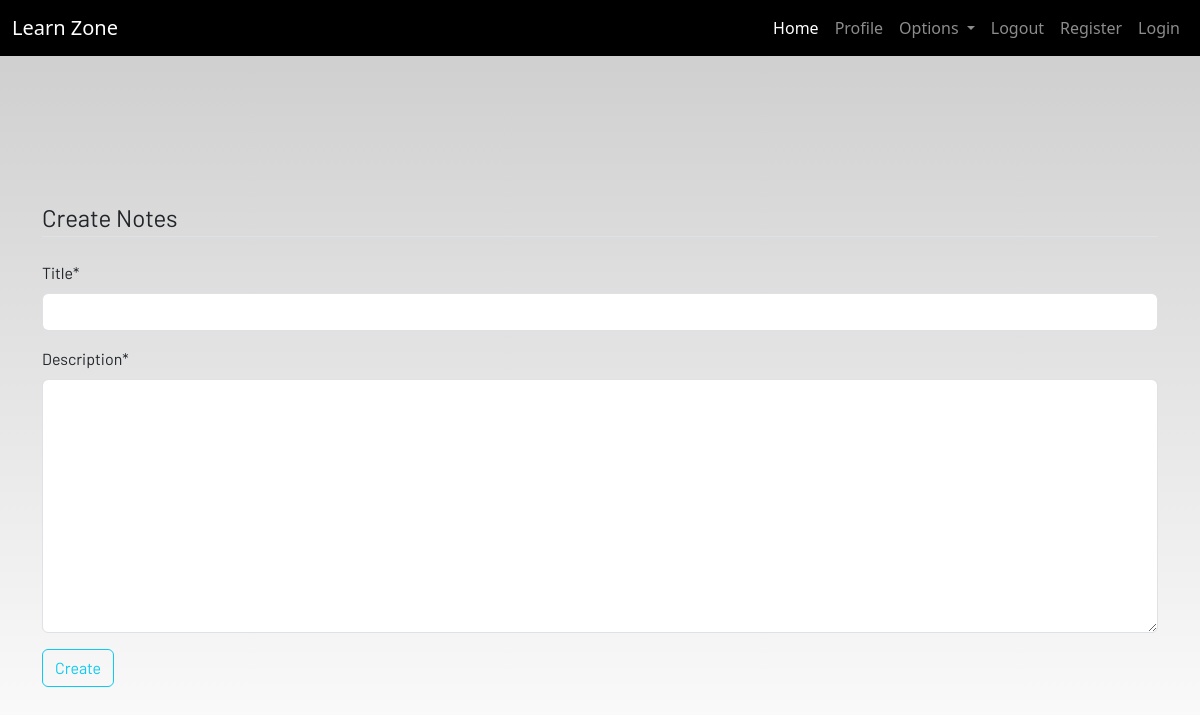
The app's page /notes (signed in), older data.
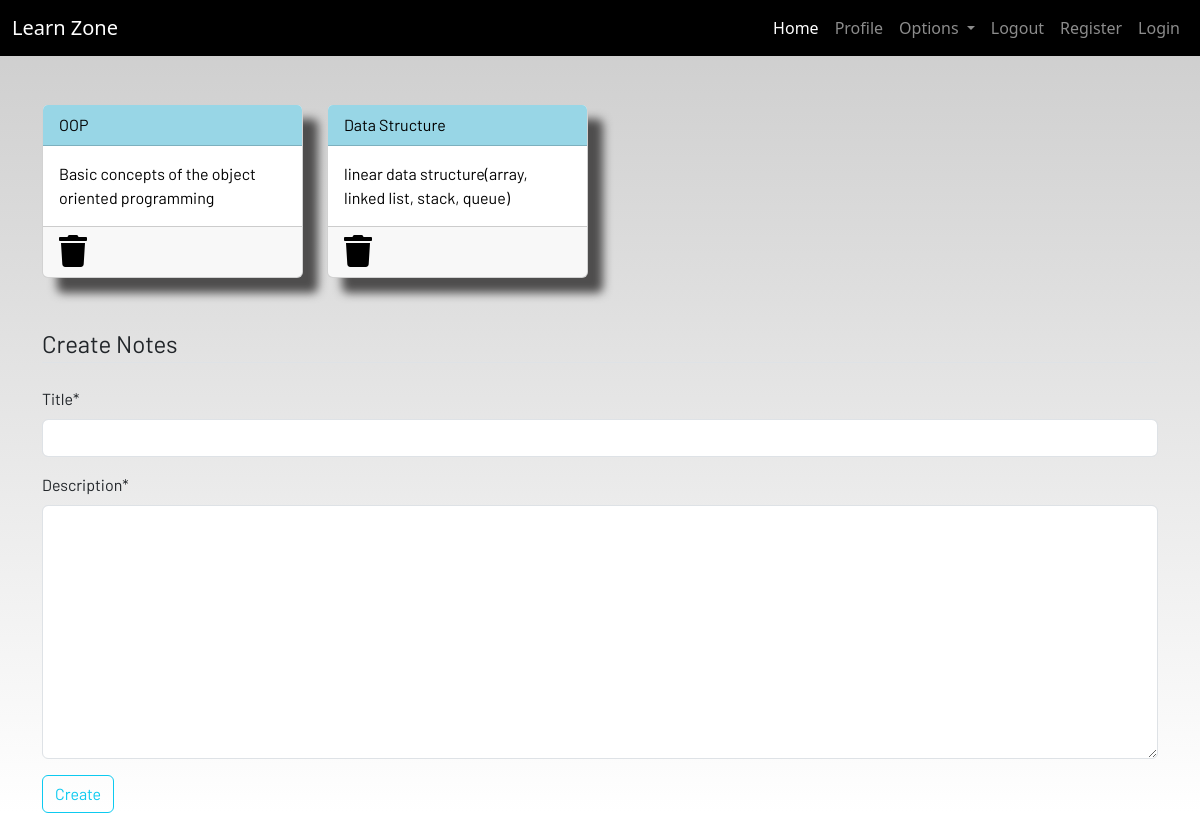
The same page, newer data.
### dashboard/models.py (models this page shows, shortened)
class Notes(models.Model):
    user = models.ForeignKey(User,on_delete=models.CASCADE)
    title = models.CharField(max_length=200)
    description = models.TextField()
    def __str__(self):
            return self.title
    class Meta:
        verbose_name_plural = "notes"

### dashboard/views.py (the view)
# urls.py: path('notes',views.notes,name='notes'),
def notes(request):
    if request.method == 'POST':
        form = NotesFrom(request.POST)
        if form.is_valid():
            notes = Notes(user = request.user,title=request.POST['title'],description=request.POST['description'])
            notes.save()
        messages.success(request, f"Notes added from {request.user.username} successfully")
    else:
        form = NotesFrom()
    notes = Notes.objects.filter(user = request.user)
    context = {'notes':notes, 'form':form}
    return render(request, 'dashboard/notes.html',context)

### dashboard/forms.py
class NotesFrom(forms.ModelForm):
    class Meta:
        model = Notes
        fields = ['title','description']

### dashboard/templates/dashboard/notes.html (shortened to what this page needs)
{% extends 'dashboard/base.html' %}
{% load static %}
{% load crispy_forms_tags %}
{% block content %}
<div class="container">
    <div class="row">
        {% for note in notes %}
        <div class="col-md-3">
            <a href="{% url 'notes-detail' note.id %}">
                <div class="card">
                    <div class="card-header">{{note.title}}</div>
                    <div class="card-body">{{note.description | slice:"0:100"}}</div>
                    <div class="card-footer mt-auto "><a href="{% url 'delete-note' note.id %}">
                        <i class="fa fa-trash fa-2x"></i></a>
                    </div>
                </div>
            </a>
        </div>
        {% endfor %}
        <br><br>
    </div>
</div>
<br><br>
<div class="container">
    <form method="POST">
            <legend class="border-bottom mb-4">Create Notes</legend>
    {{ form|crispy }}
        <div class="form-group">
            <button href="" class="btn btn-outline-info" type="submit">
                Create
            </button>
        </div>
    </form>
</div>
{% endblock content %}

Row changes from the older to the newer data that the page shows:
added Notes: title "OOP", description "Basic concepts of the object oriented programming"
added Notes: title "Data Structure", description "linear data structure(array, linked list, stack, queue)"
